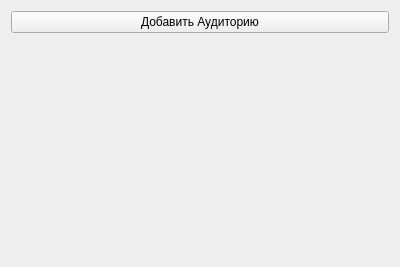
<?xml version="1.0" encoding="UTF-8"?>
<ui version="4.0">
 <class>addAudience</class>
 <widget class="QWidget" name="addAudience">
  <property name="geometry">
   <rect>
    <x>0</x>
    <y>0</y>
    <width>400</width>
    <height>267</height>
   </rect>
  </property>
  <property name="windowTitle">
   <string>Form</string>
  </property>
  <layout class="QVBoxLayout" name="verticalLayout_2">
   <item>
    <widget class="QPushButton" name="pushButton">
     <property name="text">
      <string>Добавить Аудиторию</string>
     </property>
    </widget>
   </item>
   <item>
    <layout class="QFormLayout" name="formLayout">
     <item row="0" column="0" colspan="2">
      <spacer name="verticalSpacer">
       <property name="orientation">
        <enum>Qt::Vertical</enum>
       </property>
       <property name="sizeHint" stdset="0">
        <size>
         <width>20</width>
         <height>40</height>
        </size>
       </property>
      </spacer>
     </item>
    </layout>
   </item>
  </layout>
 </widget>
 <resources/>
 <connections/>
</ui>
